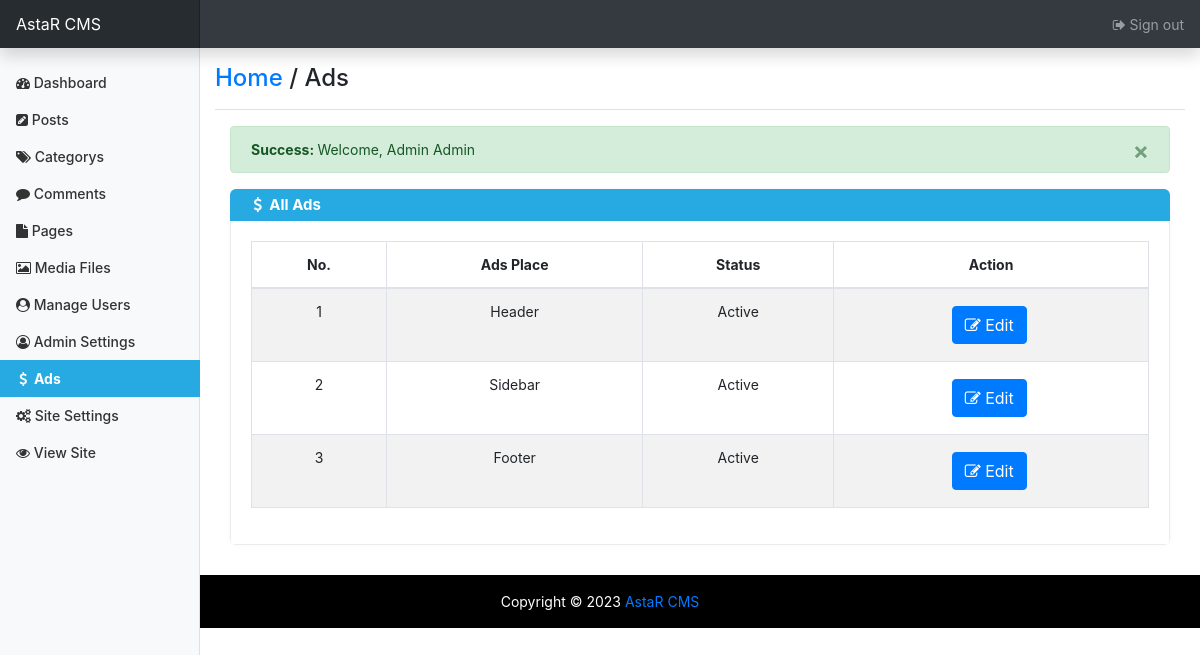
The app's page /admin/ads.php (signed in) with its own data.
### tables this page shows
CREATE TABLE `site_settings` (
  `id` int(11) NOT NULL DEFAULT 1,
  `site_name` varchar(255) NOT NULL,
  `logo` varchar(255) NOT NULL,
  `favicon` varchar(255) NOT NULL,
  `description` varchar(500) NOT NULL,
  `keywords` varchar(1000) NOT NULL,
  `email` varchar(255) NOT NULL,
  `facebook` varchar(255) NOT NULL,
  `twitter` varchar(255) NOT NULL,
  `instagram` varchar(255) NOT NULL,
  `youtube` varchar(255) NOT NULL,
  `theme` varchar(255) NOT NULL,
  `post_per_page` int(11) NOT NULL DEFAULT 1
);

CREATE TABLE `ads` (
  `id` int(11) NOT NULL,
  `place` varchar(100) NOT NULL,
  `code` mediumtext NOT NULL,
  `status` varchar(100) NOT NULL
);

### admin/ads.php (the view, shortened to what this page needs)
<?php
include '../include/functions.php';
include '../include/config.php';
if(isset($_SESSION['loginsuccess'])){
?>
<!DOCTYPE html>
<html lang="en">
   <head>
      <title><?php
$site_info_result = mysqli_query($conn, "SELECT * FROM site_settings");
while ($siteinfo = mysqli_fetch_assoc($site_info_result)) {
?></title>
      <link rel="stylesheet" href="../assets/css/bootstrap.min.css">
      <link rel="stylesheet" type="text/css" href="../assets/css/font-awesome.min.css">
      <link rel="stylesheet" type="text/css" href="../assets/css/admin-style.css">
      <link rel="stylesheet" type="text/css" href="../assets/css/dashboard.css">
    </head>
<body>
<nav class="navbar navbar-dark sticky-top bg-dark flex-md-nowrap p-0 shadow">
  <a class="navbar-brand col-md-3 col-lg-2 mr-0 px-3" href="#">
<?php
}
$site_info_result = mysqli_query($conn, "SELECT * FROM site_settings");
while ($siteinfo = mysqli_fetch_assoc($site_info_result)) {
echo $siteinfo['site_name'];
}
?>
  </a>
  <ul class="navbar-nav px-3">
    <li class="nav-item text-nowrap">
      <a class="nav-link" href="logout.php"><i class="fa fa-sign-out" aria-hidden="true"></i>&nbsp;Sign out</a>
    </li>
  </ul>
</nav>
<div class="container-fluid">
  <div class="row">
    <nav id="sidebarMenu" class="col-md-3 col-lg-2 d-md-block bg-light sidebar collapse">
      <div class="sidebar-sticky pt-3">
        <ul class="nav flex-column">
          <li class="nav-item">
            <a class="nav-link" href="dashboard.php">
              <i class="fa fa-dashboard" aria-hidden="true"></i>&nbsp;Dashboard
            </a>
          </li>
          <li class="nav-item">
            <a class="nav-link" href="manage-posts.php">
              <i class="fa fa-pencil-square" aria-hidden="true"></i>&nbsp;Posts
            </a>
          </li>
          <li class="nav-item">
            <a class="nav-link" href="categorys.php">
              <i class="fa fa-tags" aria-hidden="true"></i>&nbsp;Categorys
            </a>
          </li>
          <li class="nav-item">
            <a class="nav-link" href="comments.php">
              <i class="fa fa-comment" aria-hidden="true"></i>&nbsp;Comments
            </a>
          </li>
          <li class="nav-item">
            <a class="nav-link" href="pages.php">
              <i class="fa fa-file" aria-hidden="true"></i>&nbsp;Pages
            </a>
          </li>
          <li class="nav-item">
            <a class="nav-link" href="files.php">
              <i class="fa fa-picture-o" aria-hidden="true"></i>&nbsp;Media Files
            </a>
          </li>
        </ul>
        <ul class="nav flex-column mb-2">
          <li class="nav-item">
            <a class="nav-link" href="users.php">
              <i class="fa fa-user-circle" aria-hidden="true"></i>&nbsp;Manage Users
            </a>
          </li>
          <li class="nav-item">
            <a class="nav-link" href="admins.php">
              <i class="fa fa-user-circle-o" aria-hidden="true"></i>&nbsp;Admin Settings
            </a>
          </li>
          <li class="nav-item">
                <a class="nav-link active" href="ads.php">
                  &nbsp;<i class="fa fa-usd" aria-hidden="true"></i>&nbsp;&nbsp;Ads
                </a>
          </li>
          <li class="nav-item">
            <a class="nav-link" href="site-setting.php">
              <i class="fa fa-cogs" aria-hidden="true"></i>&nbsp;Site Settings
            </a>
          </li>
          <li class="nav-item">
            <a class="nav-link" href="../index.php" target="_blank">
              <i class="fa fa-eye" aria-hidden="true"></i>&nbsp;View Site
            </a>
          </li>
        </ul>
      </div>
    </nav>
        <main role="main" class="col-md-9 ml-sm-auto col-lg-10">
      <div class="d-flex justify-content-between flex-wrap flex-md-nowrap align-items-center pt-3 pb-2 mb-3 border-bottom">
        <h4><a href="index.php">Home</a> / Ads</h4>
       </div>
<div class="col-sm-12">
        <?php
        echo successMessage();
        ?>
</div>
<div class="container">
      <div class="row">
            <div class="col-sm-12">
                <div class="widget">
                    <div class="widget-title">
                        <h3 class="title">&nbsp;<i class="fa fa-usd" aria-hidden="true"></i>&nbsp;&nbsp;All Ads</h3>
                    </div>
                    <div class="widget-content">
                      <div class="table-responsive">
                      <table class="table table-bordered table-striped table-hover dataTable no-footer dtr-inline">
                        <thead>
                          <tr>
            <th>No.</th>
            <th>Ads Place</th>
            <th>Status</th>
            <th>Action</th>
                          </tr>
                        </thead>
                        <tbody style="font-weight: normal!important;">
<?php
$adsview = mysqli_query($conn, "SELECT * FROM ads");
$count = mysqli_num_rows($adsview);
$srNo = 0;
if ($count > 0) {
    while ($adsrow = mysqli_fetch_assoc($adsview)) {
        $adsid = $adsrow['id'];
        $adsplace = $adsrow['place'];
        $adsstatus = $adsrow['status'];
        $srNo++;
?>
                          <tr>
            <th><?php echo $srNo; ?></th>
            <th><?php echo $adsplace; ?></th>
            <th><?php echo $adsstatus; ?></th>
            <th><a href="?edit-id=<?php echo $adsid; ?>" title="View / Edit" class="btn btn-primary">
                                <i class="fa fa-edit">
                                </i> Edit
                              </a>&nbsp;</th>
                          </tr>
<?php }} ?>
                        </tbody>
                      </table>
                    </div>
                    </div>
                  </div>
                </div>
              </div>
            </div>
          </div>
   </div>
    <footer class="footer" id="footer" style="background: #000000; color: #ffffff;">
      <div class="footer-copyright text-center py-3">Copyright ©
        <?php echo date("Y"); ?>
        <a href="/index.php">
          <?php
$site_info_result = mysqli_query($conn, "SELECT * FROM site_settings");
while ($siteinfo = mysqli_fetch_assoc($site_info_result)) {
    echo $siteinfo['site_name'];
}
?>
        </a>
      </div>
    </footer>
  </body>
</html>
<?php }else{
    $_SESSION['errorMessage'] = "Login required.";
  redirectTo("index.php");
} ?>

### assets/css/admin-style.css (style rules this page uses)
body { background: white; }
.widget { position: relative; overflow: hidden; background-color: #fff; box-sizing: border-box; padding: 0; margin: 0 0 30px; border-radius: 6px; box-shadow: 0 0 5px 0 rgba(0,0,0,0.03); }
.widget .widget-title { position: relative; float: left; width: 100%; height: 32px; margin: 0; }
.widget .widget-title > h3 { display: block; height: 32px; background-color: #27aae1; font-size: 15px; color: #fff; font-weight: 700; line-height: 32px; padding: 0 20px; margin: 0; }
.widget-content { float: left; width: 100%; box-sizing: border-box; padding: 20px; margin: 0; border: 1px solid #ebebeb; border-top: 0; text-align: center; }
.widget-content a { margin: 5px; }
tbody th { font-weight: normal; }

### assets/css/dashboard.css (style rules this page uses)
body { font-size: .875rem; }
.sidebar { position: fixed; top: 0; bottom: 0; left: 0; z-index: 100; padding: 48px 0 0; box-shadow: inset -1px 0 0 rgba(0, 0, 0, .1); }
.sidebar-sticky { position: relative; top: 0; height: calc(100vh - 48px); padding-top: .5rem; overflow-x: hidden; overflow-y: auto; }
.sidebar .nav-link { font-weight: 500; color: #333; }
.sidebar .nav-link.active { color: #ffffff; background-color: #27aae1; font-weight: bold; }
.navbar-brand { padding-top: .75rem; padding-bottom: .75rem; font-size: 1rem; background-color: rgba(0, 0, 0, .25); box-shadow: inset -1px 0 0 rgba(0, 0, 0, .25); }

### records on screen
site_settings: site_name "AstaR CMS"
ads: place "Header", status "Active"
ads: place "Sidebar", status "Active"
ads: place "Footer", status "Active"

### other values on screen
successMessage() "Welcome, Admin Admin"
